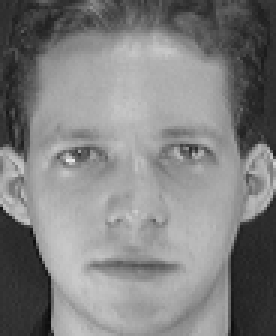
#> input picture orlfaces/s1/1.pgm, 92 x 112 px (shown 3 times larger); its folder holds only this picture in this run
$ jupyter execute --allow-errors PCA-Face-Recognition.ipynb
#> lines starting #> are read from the running program, lines starting #| are printed output that depends on the picture
[cell 1]
from PIL import Image
import cv2 as cv
import numpy as np
import matplotlib.pyplot as plt
import math

[cell 2]
m=input("please choose the person:  ")
#> the answer given: 1
n=input("please choose the picture, n> 5:  ")
#> the answer given: orlfaces/s1/1.pgm
#> further down, img is the input picture: shape (112, 92); min 11, max 234, mean 128.3
#> `y=np.reshape(x,(10304,))`: y = 10304 values, max 1 at index 4898, min 2.6e-18 at index 9676, mean 0.526

[cell 3]
my_str= "orlfaces/s{}/{}.pgm".format(m,n)
#> (the rest of this cell did not finish here and is left out)

[cell 4]
selected_image= cv.imread(my_str, cv.IMREAD_GRAYSCALE)
#> (the rest of this cell did not finish here and is left out)

[cell 5]
TRAIN=np.zeros((10304,200))
#> (the rest of this cell did not finish here and is left out)

[cell 6]
TRAIN_mean=np.reshape(TRAIN.mean(0),(200,1))
#> TRAIN_mean = 200 values, max 0.526 at index 0, min 0 at index 1, mean 0.00263
ones_vector=np.ones((10304,1))
TRAIN_mean_zero=TRAIN-np.matmul(ones_vector,TRAIN_mean.T)

[cell 7]
from scipy.linalg import svd
U, s, VT = svd(TRAIN_mean_zero)
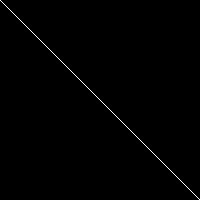
#> VT: shape (200, 200) float64; values 0 (black) and 1 (white), 0.5% white in thin lines or dots
#> s = 200 values, max 24.27 at index 0, min 2.42e-15 at index 1, mean 0.121

[cell 8]
plt.plot(s)
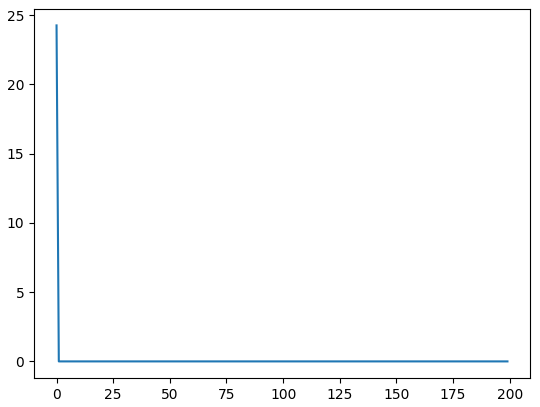
#> figure drawn by matplotlib, 1 panel; curve peaks at x = 0, y = 24.27

[cell 9]
TEST=np.zeros((10304,200))
#> (the rest of this cell did not finish here and is left out)

[cell 10]
TEST_mean=np.reshape(TEST.mean(0),(200,1))
TEST_mean_zero=TRAIN-np.matmul(ones_vector,TEST_mean.T)
projected_TEST= np.matmul(TEST_mean_zero.T,U[:,0:20])
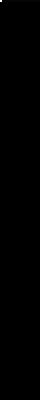
#> projected_TEST: shape (200, 20) float64 (shown 2 times larger); min 0, max 24.27, mean 0; drawn with min black and max white
projected_TEST.shape
#> Out = (200, 20)

#> (a cell that did not finish here is left out)

[cell 12]
def minIndex(A):
    mi = 0
    for i in range(len(A)):
        if A[i] < A[mi]:
            mi = i
    return mi

[cell 13]
L=np.zeros((200,1))
#> (the rest of this cell did not finish here and is left out)

[cell 14]
zzz=TRAIN[:, minIndex(L)]
zzzz=np.reshape(zzz,(112, 92))
zzzz
zx=zzzz*255
print("this picture is recognized:")
plt.imshow(zx, cmap='gray', vmin=0, vmax=255)
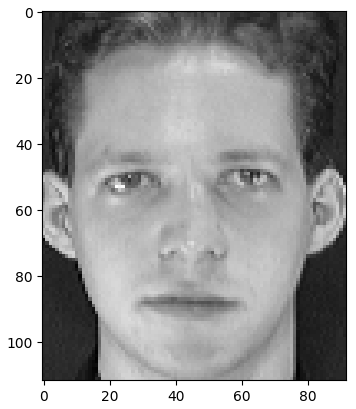
#> figure drawn by matplotlib, 1 panel

$ run again, on orlfaces/s10/1.pgm
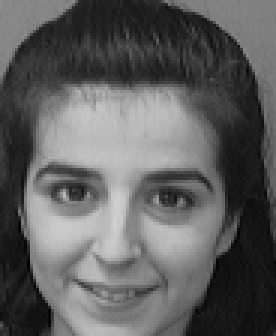
#> input picture orlfaces/s10/1.pgm, 92 x 112 px, found by its file name (shown 3 times larger)
#> img is the input picture: shape (112, 92); min 1, max 207, mean 95.1
#> y = 10304 values, max 1 at index 6662, min 0 at index 8013, mean 0.457
#> TRAIN_mean = 200 values, max 0.457 at index 0, min 0 at index 1, mean 0.00228
#> `U, s, VT = svd(TRAIN_mean_zero)`:
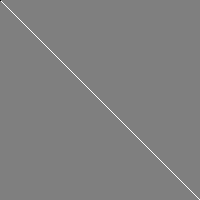
#> VT: shape (200, 200) float64; min -1, max 1, mean 0.00495; drawn with min black and max white
#> s = 200 values, max 28.57 at index 0, min 2.86e-15 at index 1, mean 0.143
#> `[cell 14] zzz=TRAIN[:, minIndex(L)] zzzz=np.reshape(zzz,(112, 92)) zzz..`:
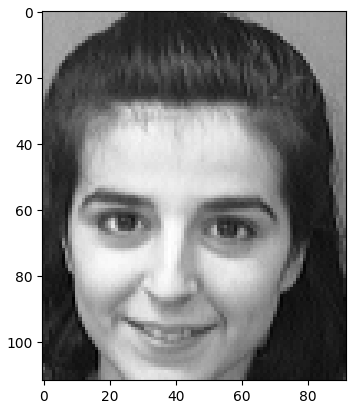
#> figure drawn by matplotlib, 1 panel
